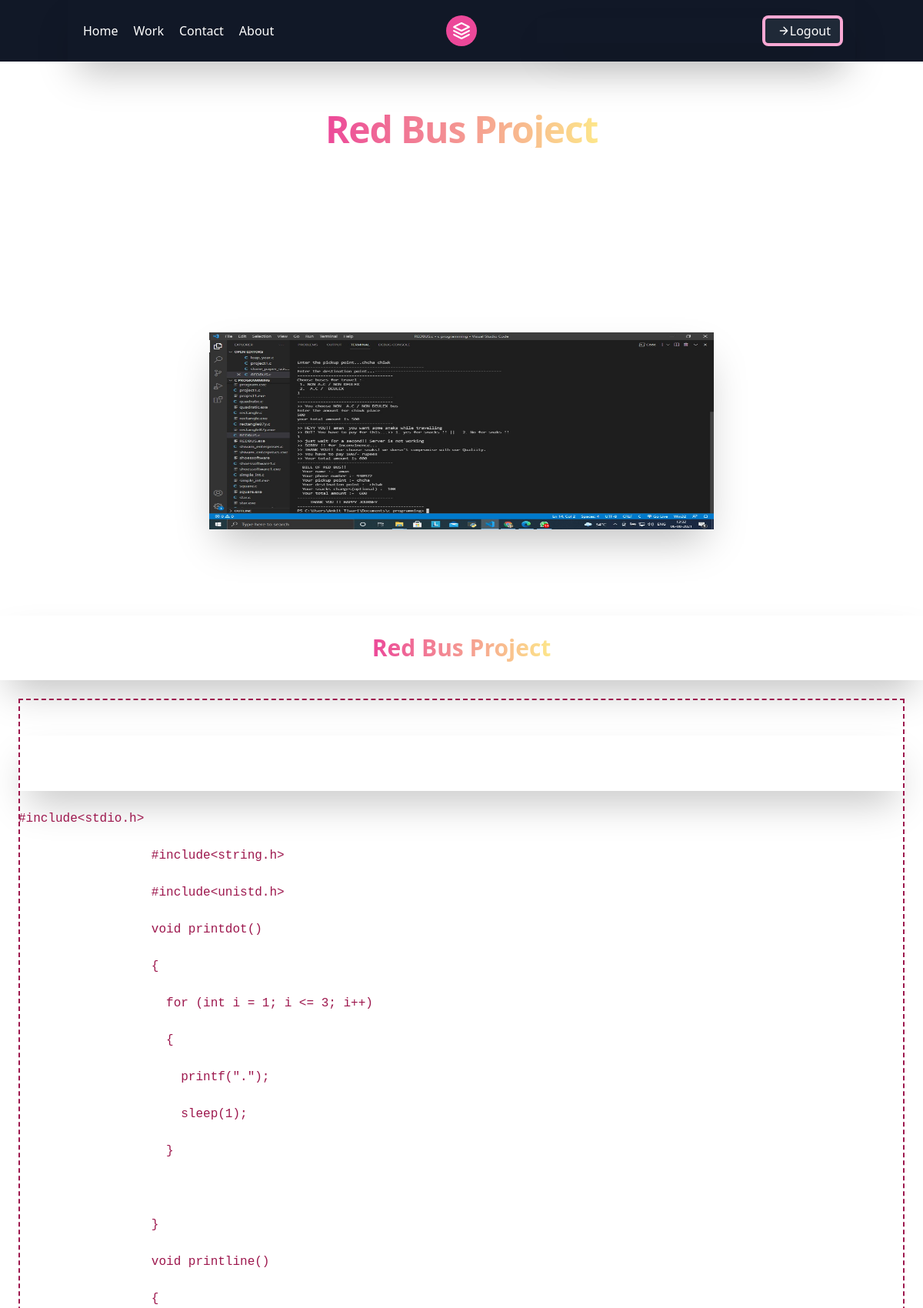
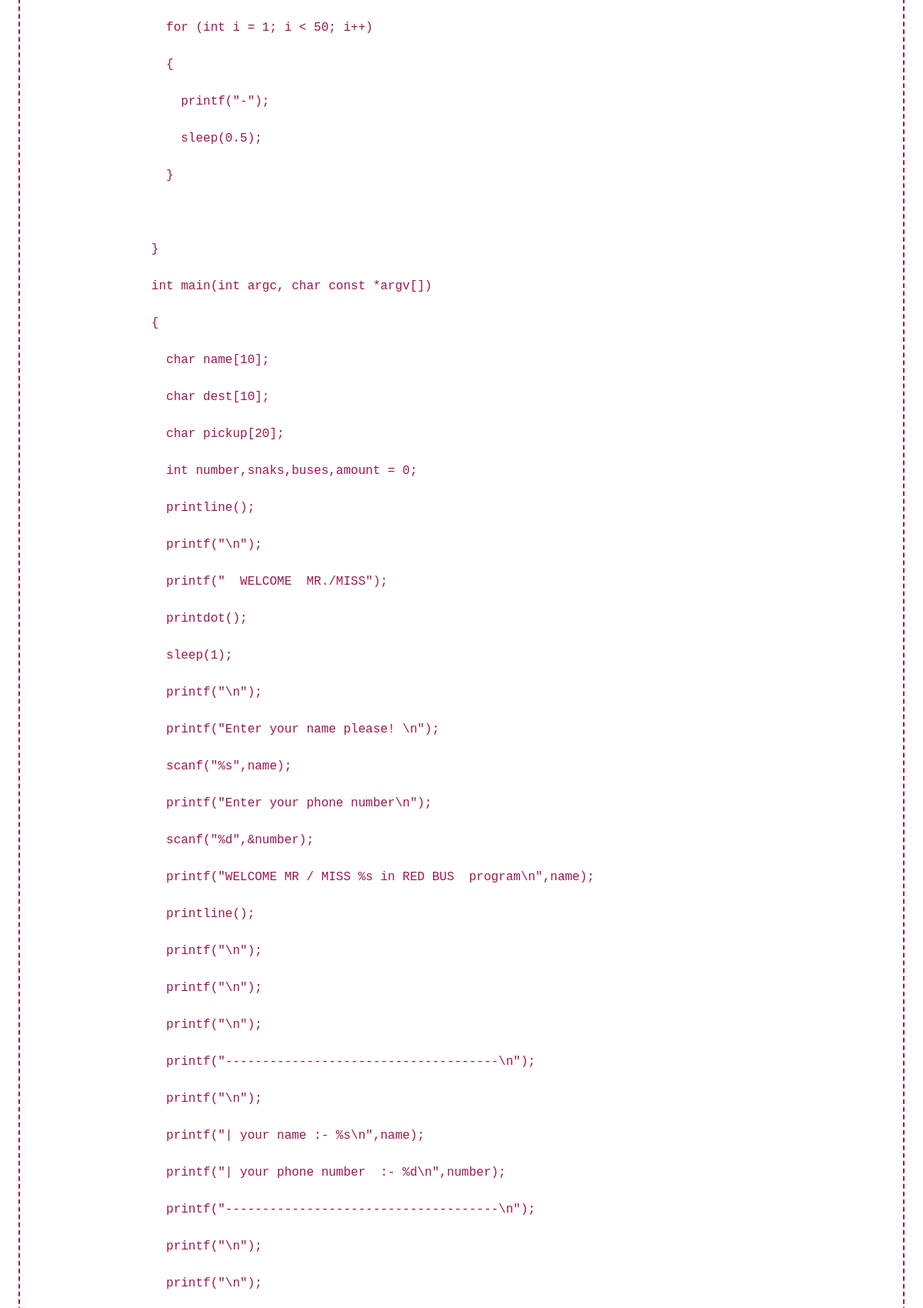
The page /c_codes/red-bus-project (upper part) on the database its author committed (2 pictures, top to bottom).
### home/models.py (models this page shows)
class c_code(models.Model):
    title = models.CharField(max_length = 50)
    image = models.ImageField(upload_to = "code")
    code = HTMLField()
    new_slug = AutoSlugField(populate_from = 'title', unique = True, null = True, default = None)
    def __str__(self):
        return self.title

### home/views.py (the view)
# urls.py: path('c_codes/<new_slug>', views.c_codes, name = 'Ccode')
def c_codes(request, new_slug):
    codes = c_code.objects.get(new_slug = new_slug)
    print(codes)
    params = {
        "codes":codes
    }
    return render(request, "c_code_detail.html", params)

### templates/c_code_detail.html (shortened to what this page needs)
<!DOCTYPE html>
{% load static %}
<html lang="en">
<head>
    <link href="https://unpkg.com/tailwindcss@^2/dist/tailwind.min.css" rel="stylesheet">
</head>
<body>
  {% include "header.html" %}
      <div class="bg-white-50 flex flex-col text-center w-full mb-20">
        <div class="max-w-7xl mx-auto py-12 px-4 sm:px-6 lg:py-16 lg:px-8 lg:flex lg:items-center lg:justify-between">
          <h2 class="text-3xl font-extrabold tracking-tight text-pink-500 sm:text-5xl">
            <span class="block xl:inline bg-clip-text text-transparent bg-gradient-to-r from-pink-500 to-yellow-200"><u>{{codes.title}} </u></span>
          </h2>
         </div>
       </div>
       <section class="text-gray-600 body-font">
        <div class="container px-5 py-24 mx-auto flex flex-wrap">
          <div class="lg:w-2/3 mx-auto">
            <div class="flex flex-wrap w-full bg-pink-400 py-32 px-100  relative mb-4 shadow-2xl" width = "1000" height="1000">
              <ul class="actions special">
              <li><img alt="pizza bill" class="w-full occupy h-full object-center block opacity-100 absolute inset-0 w3-border  w3-padding" src= {{codes.image.url}} ></li>
              </ul>
            </div>
            </div>
          </div>
      </section>
      <div class="h-full flex flex-col py-6 bg-pink-10 shadow-2xl lg:items-center lg:justify-between">
          <h2 class="text-3xl font-extrabold bg-clip-text text-transparent bg-gradient-to-r from-pink-500 to-yellow-200" id="slide-over-title">
            <u>{{codes.title}}</u>
          </h2>
        </div>
        <div class="mt-6 relative flex-1 px-4 sm:px-6 text-pink-800 bg-grey-200">
          <pre>
            <code>
              <p class="shadow-2xl">
                {{codes.code|safe}}
              </p>
            </code>
          </pre>
          <div class="absolute inset-0 px-4 sm:px-6">
            <div class="h-full border-2 border-dashed border-pink-800" aria-hidden="true"></div>
          </div>
        </div>
      {% include "footer.html" %}
    </body>
    </html>

### rows shown on the page
c_code: image (picture), code "#include<stdio.h> #include<string.h> #include<unistd.h> void printdot() { for (int i = 1; i <= 3; i++) { printf(\".\"); sleep(1); } } void printline() { for (int i = 1; i < 50; i++) { printf(\"-\"); sleep(0.5); } } int main(int argc, char const *argv[]) { char name[10]; char dest[10]; char pickup[20]; int number,snaks,buses,amount = 0; printline(); printf(\"\\n\"); printf(\" WELCOME MR./MISS\"); printdot(); sleep(1); printf(\"\\n\"); printf(\"Enter your name please! \\n\"); scanf(\"%s\",name); printf(\"Enter your phone number\\n\"); scanf(\"%d\",&number); printf(\"WELCOME MR / MISS %s in RED BUS program\\n\",name); printline(); printf(\"\\n\"); printf(\"\\n\"); printf(\"\\n\");…"
